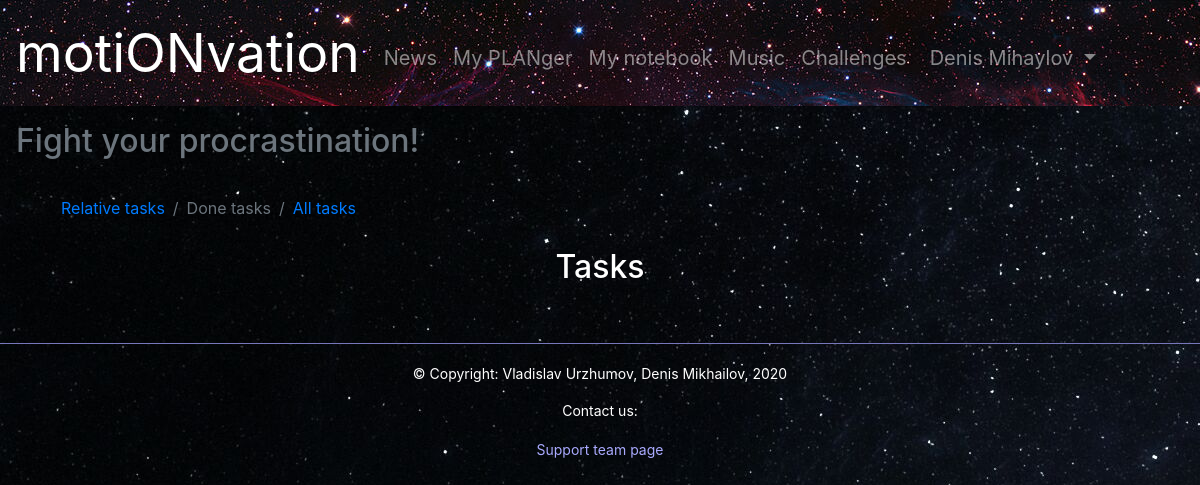
/done_tasks (signed in), run on an earlier commit of the app's database.
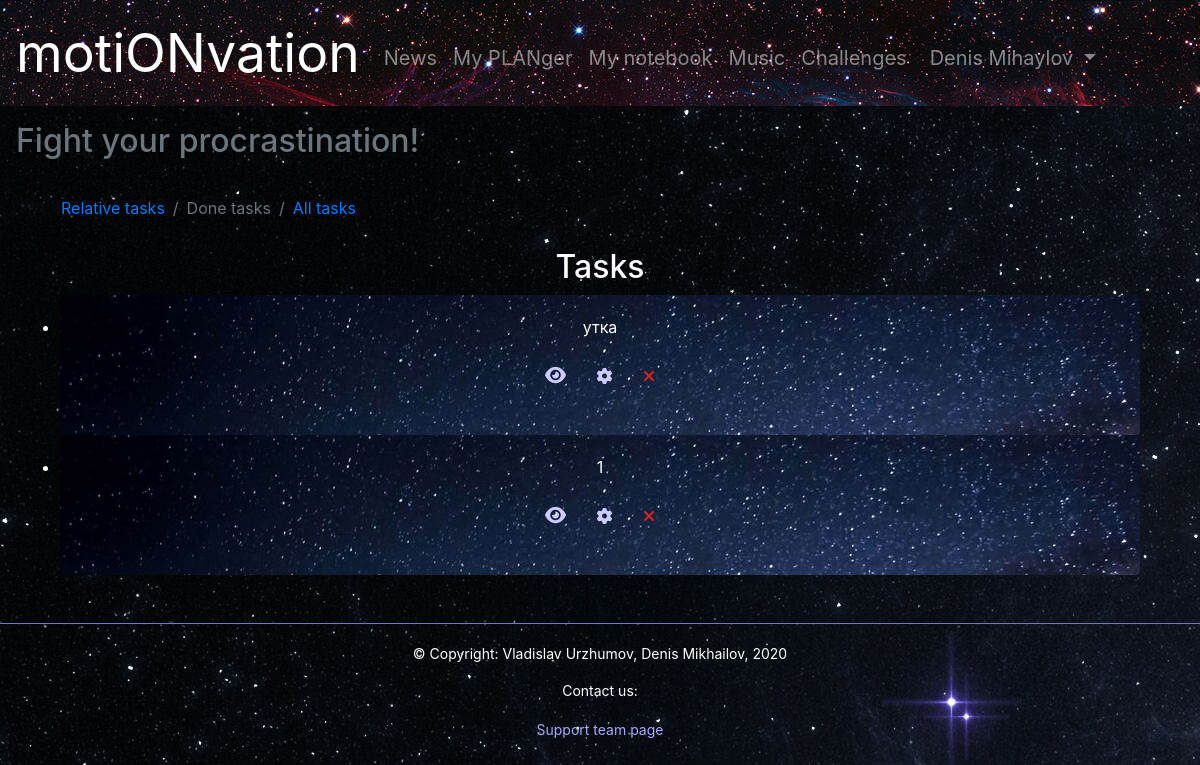
And on a later commit of the database.
### motionvation/data/models/tasks.py (models this page shows)
class Task(SqlAlchemyBase, SerializerMixin):
    __tablename__ = 'tasks'
    id = Column(Integer, primary_key=True, autoincrement=True)
    title = Column(String)
    description = Column(String)
    priority = Column(String)
    is_performed = Column(Boolean, default=False)
    category_id = Column(Integer, ForeignKey('categories.id'))
    user_id = Column(Integer, ForeignKey('users.id'))
    user = orm.relation('User')
    category = orm.relation('Category')

### motionvation/application.py (the view)
@app.route('/done_tasks')
@login_required
def d_tasks():
    db = db_session.create_session()
    done = db.query(Task).filter(Task.user == current_user, Task.is_performed == True).order_by(Task.priority.desc()).all().copy()
    return render_template('tasks.html', tasks=done, t_page_id=1,
    useracc=(current_user.name + ' ' + current_user.surname), title='Tasks')

### motionvation/application.py (called while the page is built)
@login_manager.user_loader
def load_user(user_id):
    db = db_session.create_session()
    return db.query(User).get(user_id)

### motionvation/data/db_session.py (called while the page is built)
def create_session() -> orm.Session:
    global __factory
    return __factory()

### motionvation/templates/tasks.html (shortened to what this page needs)
{% extends 'base.html' %}
{% block content %}
<main class='text-center container'>
    <nav aria-label="breadcrumb">
    {% if t_page_id == 0 %}
    <ol class="breadcrumb crumb-ds">
        <li class="breadcrumb-item active">Relative tasks</li>
        <li class="breadcrumb-item"><a href="/done_tasks">Done tasks</a></li>
        <li class="breadcrumb-item"><a href="/all_tasks">All tasks</a></li>
    </ol>
    {% elif t_page_id == 1 %}
    <ol class="breadcrumb crumb-ds">
        <li class="breadcrumb-item"><a href="/tasks">Relative tasks</a></li>
        <li class="breadcrumb-item active">Done tasks</li>
        <li class="breadcrumb-item"><a href="/all_tasks">All tasks</a></li>
    </ol>
    {% elif t_page_id == 2 %}
    <ol class="breadcrumb crumb-ds">
        <li class="breadcrumb-item"><a href="/tasks">Relative tasks</a></li>
        <li class="breadcrumb-item"><a href="/done_tasks">Done tasks</a></li>
        <li class="breadcrumb-item active">All tasks</li>
    </ol>
    {% endif %}
    </nav>
    <h2>Tasks</h2>
    <div class="container">
        <ul class="list-group">
            {% for task in tasks %}
            <li>
                <div class="card" style="width: 1080px; height: 140px; border: none;">
                    <div class="card-body">
                        <section class='simple-inline'>
                            <p>{{ task.title }}</p>
                            <a href="tasks/{{ task.id }}" class="btn btn-note button-note-text card-link" data-toggle="tooltip" data-placement="bottom" data-delay: '{ "show": 0, "hide": 0 }' title="View task"><i class="fas fa-eye" style="color: #ccf"></i></a>
                            <span class="d-inline-block" tabindex="0" data-toggle="tooltip" title="Settings">
                                <a href="#" class="btn btn-note" data-toggle="modal" data-target="#taskSettings-{{task.id}}" style='color: #ccf;'><i class="fas fa-cog" style="color: #ccf"></i></a>
                            </span>
                            {% if task.is_performed %}
                            <a class="btn btn-note" href="/undone_task/{{ task.id }}" style='color: #ccf;' data-toggle="tooltip" title="Undone"><i class="fas fa-times" style="color: #d22"></i></a>
                            {% else %}
                            <a class="btn btn-note" href="/done_task/{{ task.id }}" data-toggle="tooltip" title="Done" style='color: #ccf;'><i class="fas fa-check" style="color: #9f9"></i></a>
                            {% endif %}
                        </section>
                    </div>
                </div>
            </li>
            {% endfor %}
        </ul>
    </div>
    </main>
{% endblock %}

What changed in the data, as far as the page shows it:
added Task: title "утка"
added Task: title "1"
